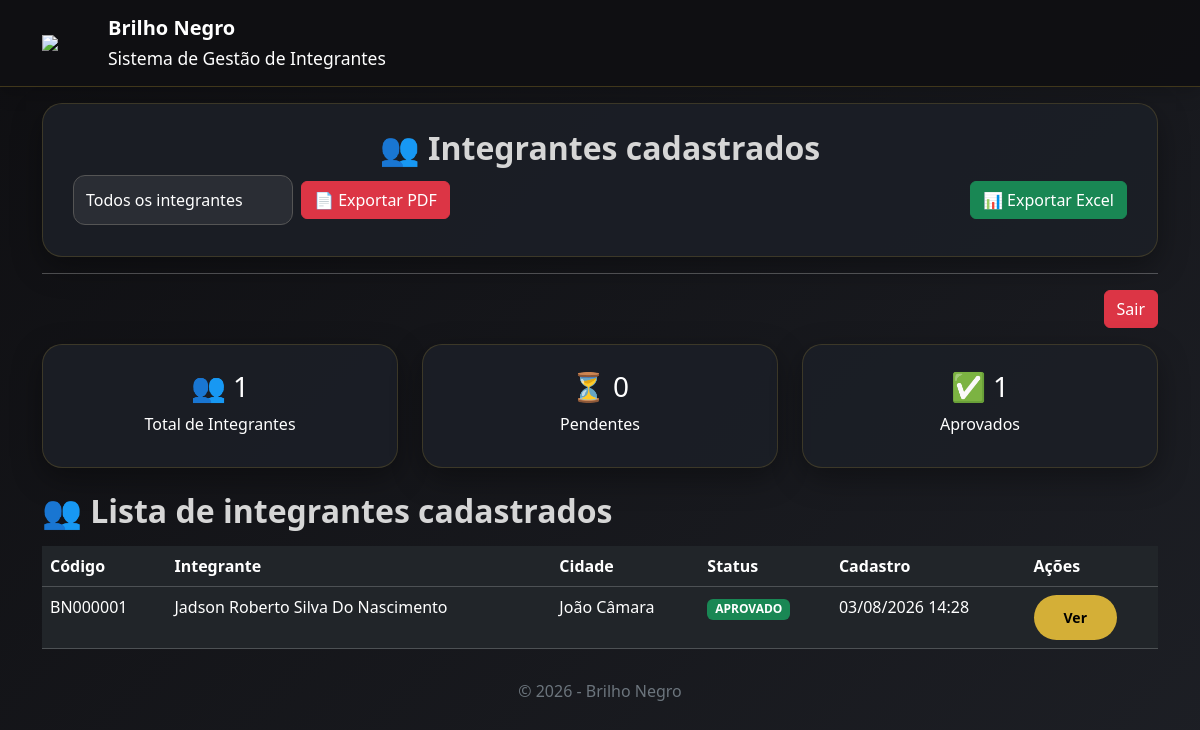
/admin (signed in), run on the app's committed database.
### tables this page shows
CREATE TABLE integrantes (

        id INTEGER PRIMARY KEY AUTOINCREMENT,

        nome TEXT NOT NULL,

        data_nascimento TEXT,

        telefone TEXT,

        email TEXT,


        rua TEXT,
        numero TEXT,
        complemento TEXT,
        bairro TEXT,
        cidade TEXT,
        estado TEXT,
        cep TEXT,


        tipo_sanguineo TEXT,

        possui_alergia TEXT,

        descricao_alergia TEXT,


        responsavel TEXT,

        parentesco TEXT,

        telefone_responsavel TEXT,


        status TEXT DEFAULT 'PENDENTE'


    , codigo_integrante TEXT, cpf TEXT, genero TEXT, alergia_medicamento TEXT, calcado TEXT, estuda TEXT, local_estudo TEXT, trabalha TEXT, profissao TEXT, experiencia_banda TEXT, descricao_experiencia TEXT, data_cadastro TEXT);

### app.py (the view)
@app.route("/admin")
def admin():
    if "admin" not in session:
        return redirect("/login")
    conexao = sqlite3.connect(BANCO)
    conexao.row_factory = sqlite3.Row
    cursor = conexao.cursor()
    cursor.execute("""
        SELECT *
        FROM integrantes
        ORDER BY id DESC
    """)
    integrantes = cursor.fetchall()
    cursor.execute("""
        SELECT COUNT(*)
        FROM integrantes
    """)
    total = cursor.fetchone()[0]
    cursor.execute("""
        SELECT COUNT(*)
        FROM integrantes
        WHERE status = 'PENDENTE'
    """)
    pendentes = cursor.fetchone()[0]
    cursor.execute("""
        SELECT COUNT(*)
        FROM integrantes
        WHERE status = 'APROVADO'
    """)
    aprovados = cursor.fetchone()[0]
    conexao.close()
    return render_template(
        "admin/integrantes.html",
        integrantes=integrantes,
        total=total,
        pendentes=pendentes,
        aprovados=aprovados
    )

### templates/admin/integrantes.html (shortened to what this page needs)
{% extends 'layout/base.html' %}
{% block conteudo %}
<div class="card-bn">
<h2 class="titulo text-center">
👥 Integrantes cadastrados
</h2>
<div class="row align-items-center mb-3">
    <div class="col-md-6">
        <form
        action="/admin/exportar/pdf"
        method="get"
        class="d-flex align-items-center gap-2">
            <select
            name="status"
            class="form-select"
            style="width:220px;">
                <option value="">
                    Todos os integrantes
                </option>
            </select>
            <button
            type="submit"
            class="btn btn-danger">
                📄 Exportar PDF
            </button>
        </form>
    </div>
    <div class="col-md-6 text-end">
        <a
        href="/admin/exportar/excel"
        class="btn btn-success">
            📊 Exportar Excel
        </a>
    </div>
</div>
</div>
<hr>
<div class="text-end mb-3">
<a href="/logout" class="btn btn-danger">
Sair
</a>
</div>
<div class="row text-center mb-4">
<div class="col-md-4">
<div class="card-bn">
<h3>
👥 {{ total }}
</h3>
<p>
Total de Integrantes
</p>
</div>
</div>
<div class="col-md-4">
<div class="card-bn">
<h3>
⏳ {{ pendentes }}
</h3>
<p>
Pendentes
</p>
</div>
</div>
<div class="col-md-4">
<div class="card-bn">
<h3>
✅ {{ aprovados }}
</h3>
<p>
Aprovados
</p>
</div>
</div>
</div>
<h3 class="titulo mt-4 mb-3">
👥 Lista de integrantes cadastrados
</h3>
<div class="table-responsive">
<table class="table table-dark table-hover">
<thead>
<tr>
<th>Código</th>
<th>Integrante</th>
<th>Cidade</th>
<th>Status</th>
<th>Cadastro</th>
<th>Ações</th>
</tr>
</thead>
<tbody>
{% for pessoa in integrantes %}
<tr>
<td>
{{ pessoa.codigo_integrante }}
</td>
<td>
{{ pessoa.nome }}
</td>
<td>
{{ pessoa.cidade }}
</td>
<td>
{% if pessoa.status == "PENDENTE" %}
<span class="badge bg-warning text-dark">
PENDENTE
</span>
{% elif pessoa.status == "APROVADO" %}
<span class="badge bg-success">
APROVADO
</span>
{% else %}
<span class="badge bg-danger">
{{ pessoa.status }}
</span>
{% endif %}
</td>
<td>
{{ pessoa.data_cadastro }}
</td>
<td>
<a
href="/admin/integrante/{{ pessoa.id }}"
class="btn btn-sm btn-brilho">
Ver
</a>
</td>
</tr>
{% endfor %}
</tbody>
</table>
</div>
</div>
{% endblock %}

### static/css/style.css (style rules this page uses)
:root { --cor-fundo:#0f0f12; --cor-card:#1c1f26; --cor-principal:#111111; --cor-secundaria:#d4af37; --cor-texto:#ffffff; --cor-texto-secundario:#cfcfcf; --cor-borda:#343a40; }
body { background:linear-gradient(135deg,#0f0f12,#1d1f25); color:var(--cor-texto); min-height:100vh; font-family:Segoe UI,Tahoma,Geneva,Verdana,sans-serif; }
.card-bn { background:rgba(28,31,38,.92); border:1px solid rgba(212,175,55,.18); border-radius:20px; padding:25px 30px 15px; box-shadow:0 10px 30px rgba(0,0,0,.35); }
.titulo { font-size:2rem; font-weight:700; color:#d6d6d6; }
.btn-brilho { background:var(--cor-secundaria); color:#000; font-weight:bold; border:none; border-radius:30px; padding:12px 30px; }
.form-control, .form-select { background:#2a2d34; color:white; border:1px solid #555; border-radius:12px; padding:12px; }
.form-select option { background:#2a2d34; color:white; }

### data on the page
integrantes: codigo_integrante "BN000001", nome "Jadson Roberto Silva Do Nascimento", cidade "João Câmara", status "APROVADO", data_cadastro "03/08/2026 14:28"

### other printed values
{{ total }} "1"
{{ pendentes }} "0"
{{ aprovados }} "1"
